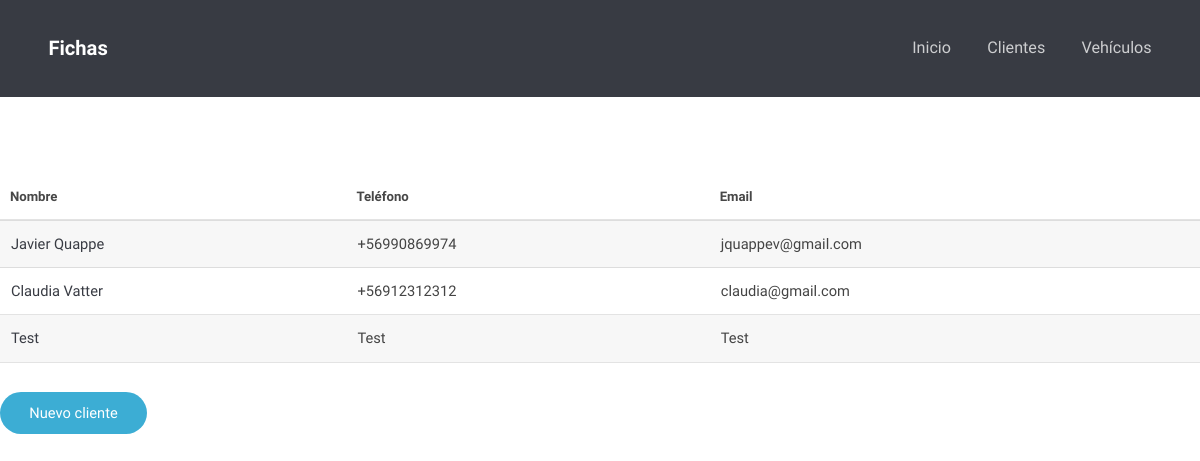
/fichas/clientes/, run on an earlier commit of the app's database.
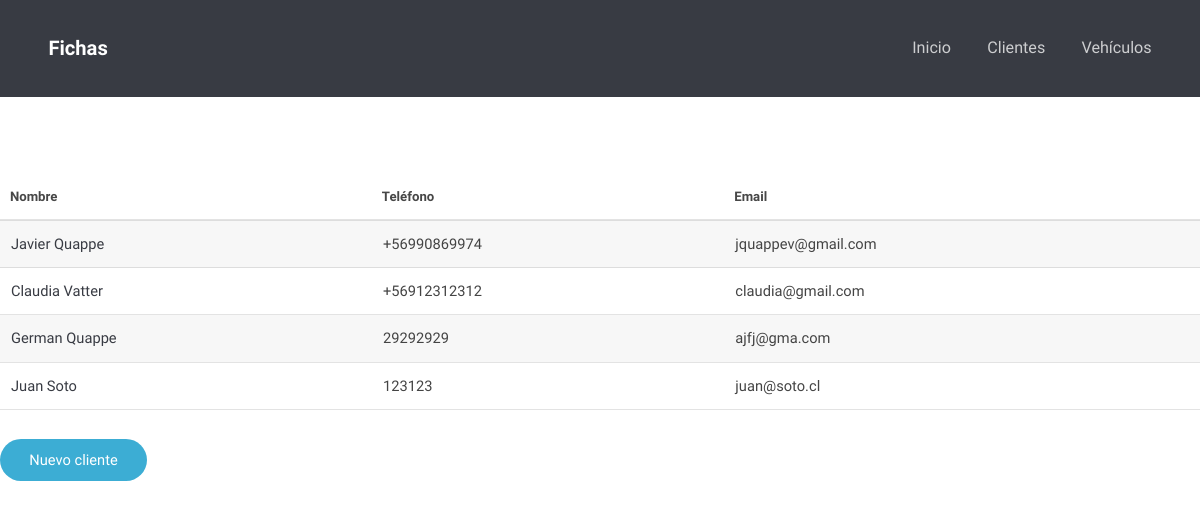
And on a later commit of the database.
### fichas/models.py (models this page shows, shortened)
class Cliente(models.Model):
	rut			= models.CharField(max_length = 10)
	nombre		= models.CharField(max_length = 100)
	telefono	= models.CharField(max_length = 12)
	email		= models.CharField(max_length = 100, blank = True)
	def get_absolute_url(self):
		return reverse("fichas:cliente-detail", kwargs={"id": self.id})

### fichas/views.py (the view)
# urls.py: path('clientes/', cliente_list_view, name='cliente-list'),
def cliente_list_view(request):
	queryset = Cliente.objects.all()
	context = {
		"object_list": queryset
	}
	return render(request, "clientes/cliente_list.html", context)

### fichas/templates/clientes/cliente_list.html (shortened to what this page needs)
{% extends 'fichas/base.html' %}
{% block content %}
<div class="lista">
	<table>
		<thead>
			<tr>
				<th>Nombre</th>
				<th>Teléfono</th>
				<th>Email</th>
			</tr>
		</thead>
		{% for instance in object_list %}
		<tr>
			<td><a href='{{ instance.get_absolute_url }}'>{{ instance.nombre }}</a></td>
			<td>{{ instance.telefono }}</td>
			<td>{{ instance.email }}</td>
		</tr>
		{% endfor %}
	</table>
<form action="./crear/">
    <input type="submit" value="Nuevo cliente" />
</form>
</div>
{% endblock %}

What changed in the data, as far as the page shows it:
removed Cliente: nombre "Test", telefono "Test", email "Test"
added Cliente: nombre "German Quappe", telefono "29292929", email "ajfj@gma.com"
added Cliente: nombre "Juan Soto", telefono "123123", email "juan@soto.cl"
